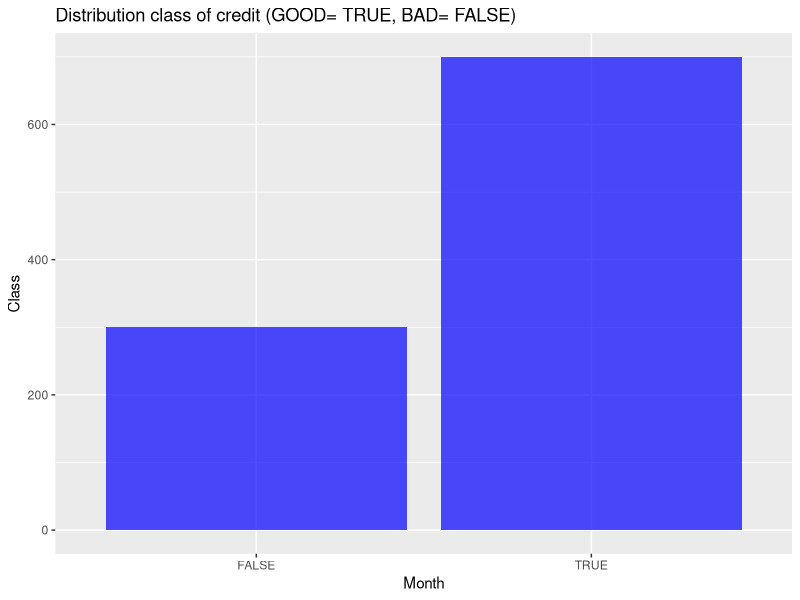
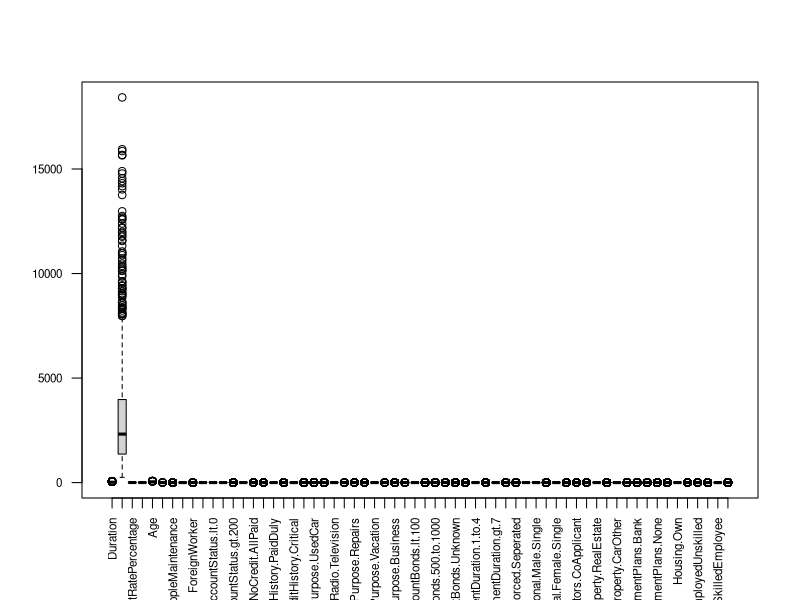

Recreate these plots in R, in order. (Note: this script raises an error after producing the figures.)
## ---- chunk 1
library(caret) #this package contains the german data with its numeric format
data(GermanCredit)
GermanCredit$Class <-  GermanCredit$Class == "Good" # use this code to convert `Class` into True or False (equivalent to 1 or 0)
str(GermanCredit)
## ---- chunk 2
summary(GermanCredit)
## ---- chunk 3
colSums(is.na(GermanCredit))
## ---- chunk 4
ggplot(GermanCredit, aes(x = GermanCredit$Class)) +
  geom_bar(stat = "count", fill = "blue", alpha = 0.7) +
  ggtitle("Distribution class of credit (GOOD= TRUE, BAD= FALSE)") +
  xlab("Month") +
  ylab("Class")
## ---- chunk 5
boxplot(GermanCredit, las =2, cex.axis=0.7 )
## ---- chunk 6
summary(GermanCredit$Amount)
## ---- chunk 7
set.seed(2023)
index <- sample(1:nrow(GermanCredit),nrow(GermanCredit)*0.80)
GermanCrdt.train = GermanCredit[index,]
GermanCrdt.test = GermanCredit[-index,]
## ---- chunk 8
for (column in names(GermanCredit)[-1]) {
  if (all(levels(GermanCredit[[column]]) == "1")) {
    GermanCredit[[column]] <- as.logical(GermanCredit[[column]])
  }
}
GermanCredit$InstallmentRatePercentage<- as.factor(GermanCredit$InstallmentRatePercentage)
GermanCredit$ResidenceDuration<- as.factor(GermanCredit$ResidenceDuration)
GermanCredit$NumberExistingCredits<- as.factor(GermanCredit$NumberExistingCredits)
GermanCredit$NumberPeopleMaintenance<- as.factor(GermanCredit$NumberPeopleMaintenance)
GermanCredit$Class<- as.factor(GermanCredit$Class)
## ---- chunk 9
str(GermanCredit)
summary(GermanCredit)
## ---- chunk 10
set.seed(2023)
index <- sample(1:nrow(GermanCredit), nrow(GermanCredit) * 0.80)
GermanCrdt.train <- GermanCredit[index, ]
GermanCrdt.test <- GermanCredit[-index, ]

GermanCrdt_GLM.train <- glm(Class ~ ., family = binomial, data = GermanCrdt.train)
GermanCrdt_GLM.test <- glm(Class ~ ., family = binomial, data = GermanCrdt.test)
## ---- chunk 11
summary(GermanCrdt_GLM.train)
## ---- chunk 12
pred.glm.train.GerCred <- predict(GermanCrdt_GLM.train, type="response")
hist(pred.glm.train.GerCred)
## ---- chunk 13
table(predict(GermanCrdt_GLM.train, type="response") > 0.5)
table(predict(GermanCrdt_GLM.train, type="response") > 0.2)
table(predict(GermanCrdt_GLM.train, type="response") > 0.1)
## ---- chunk 14
costfunc = function(obs, pred.p, pcut){
	weight1 = 1  
	weight0 = 1  
	c1 = (obs==1)&(pred.p<pcut)    
	c0 = (obs==0)&(pred.p>=pcut)   
	cost = mean(weight1*c1 + weight0*c0)  
	return(cost) 
} 
p.seq = seq(0.01, 1, 0.01) 
cost = rep(0, length(p.seq))[0]  
for(i in 1:length(p.seq)){ 
	cost[i] = costfunc(obs = GermanCrdt.train$Class, pred.p = pred.glm.train.GerCred, pcut = p.seq[i])  
}

pcut = p.seq[which(cost==min(cost))]
print(pcut) 
## ---- chunk 15
# get binary prediction
class.glm.train.GC<- (pred.glm.train.GerCred>pcut)*1
# get confusion matrix
table(GermanCrdt.train$Class, class.glm.train.GC, dnn = c("True", "Predicted"))
## ---- chunk 16
MR<- mean(GermanCrdt.train$Class!=class.glm.train.GC) 
# False positive rate
FPR <- sum((GermanCrdt.train$Class == 0 & class.glm.train.GC == 1) / sum(GermanCrdt.train$Class == 0)) 

# False negative rate
FNR <- sum((GermanCrdt.train$Class == 1 & class.glm.train.GC == 0) / sum(GermanCrdt.train$Class == 1)) 

cat("FPR:", FPR, "FNR:", FNR, "MR", MR, "\n")

## ---- chunk 17
library(ROCR)
pred <- prediction(pred.glm.train.GerCred, GermanCrdt.train$Class)
perf <- performance(pred, "tpr", "fpr")
plot(perf, colorize=TRUE)
#Get the AUC
unlist(slot(performance(pred, "auc"), "y.values"))

## ---- chunk 18
pred.glm.test.GerCred1 <- predict(GermanCrdt_GLM.test, newdata = GermanCrdt.test, type="response")
## ---- chunk 19
class.glm.test.GC<- (pred.glm.test.GerCred1>pcut)*1
table(GermanCrdt.test$Class, class.glm.test.GC, dnn = c("True", "Predicted"))
## ---- chunk 20
MR<- mean(GermanCrdt.test$Class!=class.glm.test.GC) 
# False positive rate
FPR <- sum((GermanCrdt.test$Class == 0 & class.glm.test.GC == 1) / sum(GermanCrdt.test$Class == 0)) 

# False negative rate
FNR <- sum((GermanCrdt.test$Class == 1 & class.glm.test.GC == 0) / sum(GermanCrdt.test$Class == 1)) 

cat("FPR:", FPR, "FNR:", FNR, "MR", MR, "\n")

## ---- chunk 21
pred <- prediction(pred.glm.test.GerCred1, GermanCrdt.test$Class)
perf <- performance(pred, "tpr", "fpr")
plot(perf, colorize=TRUE)
#Get the AUC
unlist(slot(performance(pred, "auc"), "y.values"))
## ---- chunk 22
costfunc = function(obs, pred.p, pcut){
	weight1 = 1   
	weight0 = 5    
	c1 = (obs==1)&(pred.p<pcut)    
	c0 = (obs==0)&(pred.p>=pcut)   
	cost = mean(weight1*c1 + weight0*c0)  
	return(cost) 
} 
p.seq = seq(0.01, 1, 0.01) 
cost = rep(0, length(p.seq))  
for(i in 1:length(p.seq)){ 
	cost[i] = costfunc(obs = GermanCrdt.train$Class, pred.p = pred.glm.train.GerCred, pcut = p.seq[i])  
}
plot(p.seq, cost)
# find the optimal pcut
optimal.pcut = p.seq[which(cost==min(cost))]
print(optimal.pcut)
## ---- chunk 23
# get binary prediction
class.glm.train.GC2<- (pred.glm.train.GerCred>optimal.pcut)*1
# get confusion matrix
table(GermanCrdt.train$Class, class.glm.train.GC, dnn = c("True", "Predicted"))
## ---- chunk 24
MR<- mean(GermanCrdt.train$Class!=class.glm.train.GC2) 
MR
## ---- chunk 25
# get binary prediction
class.glm.test.GC2<- (pred.glm.test.GerCred1>optimal.pcut)*1
# get confusion matrix
table(GermanCrdt.test$Class, class.glm.test.GC, dnn = c("True", "Predicted"))
## ---- chunk 26
MR<- mean(GermanCrdt.test$Class!=class.glm.test.GC2) 
MR
